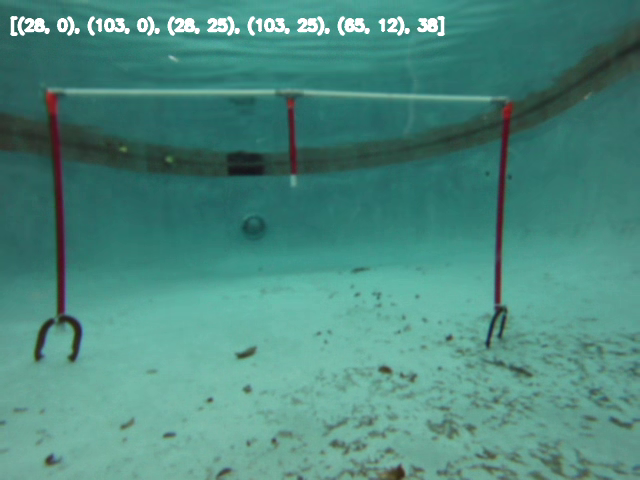
#> input picture frame 14 of GateVideos/Red2.mp4, 640 x 480 px, given in place of gateSample_03.mp4, which was not available
$ python color_selector2.py
#> lines starting #> are read from the running program, lines starting #| are printed output that depends on the picture; after the words box and inside, x2 and y2 are one past the last pixel; in counts of white or black regions, pixels touching at a corner belong together; pictures that were not available may be replaced by others from this repository, and a replacement may not be noted
#> slider 'HueLower' is set to 72
#> slider 'SatLower' is set to 51
#> slider 'ValLower' is set to 51
#> slider 'HueUpper' is set to 360
#> slider 'SatUpper' is set to 255
#> slider 'ValUpper' is set to 255
#> further down, frame is the input picture: shape (480, 640, 3); mean B, G, R 126.2, 137.6, 75.8
import cv2
import numpy as np
import argparse
import math
import time

#cap = cv2.VideoCapture(0)
cap = cv2.VideoCapture("/Users/eeshvij/Desktop/Code/OpenCV/gateSample_03.mp4")

#cap = cv2.VideoCapture(r"C:\Users\Eesh\Documents\Robotics\OpenCV\gateSample_01.mov")


def drawBox(maskFrame, frameOG):
    font = cv2.FONT_HERSHEY_SIMPLEX
    cnts = cv2.findContours(maskFrame.copy(), cv2.RETR_EXTERNAL, cv2.CHAIN_APPROX_SIMPLE)[-2]
    values = [(0, 0), (0, 0), (0, 0), (0, 0), (0, 0), 0]
    #if len(cnts) > 0:
    for i in range(len(cnts)):
        #c = max(cnts, key=cv2.contourArea)
        area = cv2.contourArea(cnts[i])
        c=cnts[i]
        # print(area)
        if(area > 300): #20
            ((x, y), radius) = cv2.minEnclosingCircle(c)
            x2, y2, w, h = cv2.boundingRect(c)
            cv2.rectangle(frameOG, (x2, y2), (x2+w, y2+h), (0, 255, 0), 2)
            #cv2.circle(frameOG, (int(x), int(y)), int(radius), (255, 255, 255), 5, 2)
            values = [(x2, y2), (x2+w, y2), (x2, y2+h), (x2+w, y2+h), (int(x), int(y)), int(radius)]
            # print(values)
        else:
            values = [(0, 0), (0, 0), (0, 0), (0, 0), (0, 0), 0]
    cv2.putText(frameOG, str(values), (10, 30), font, 0.5, (255, 255, 255), 2, cv2.LINE_AA)
    cv2.imshow("Result", frameOG)


# [28 lines of commented-out code are left out]

def nothing(val):
    return

def get_color(frame):
    #global upperH, upperS, upperV, lowerH, lowerS, lowerV

    upperH = cv2.getTrackbarPos('HueUpper','HSV Picker')
    upperS = cv2.getTrackbarPos('SatUpper','HSV Picker')
    upperV = cv2.getTrackbarPos('HueUpper','HSV Picker')

    lowerH = cv2.getTrackbarPos('HueLower','HSV Picker')
    lowerS = cv2.getTrackbarPos('SatLower','HSV Picker')
    lowerV = cv2.getTrackbarPos('ValLower','HSV Picker')

    upper = (upperH, upperS, upperV)
    lower = (lowerH, lowerS, lowerV)
    # print(upper)
    # print(lower)
    frame_new = cv2.GaussianBlur(frame, (5, 5), 0)
    # ------------------Brightness Normalization----------
    YUV = cv2.cvtColor(frame_new, cv2.COLOR_BGR2YUV)
#> YUV: shape (480, 640, 3); mean of channels 0, 1, 2 117.8, 132, 91.2
    Y, U, V = cv2.split(YUV)
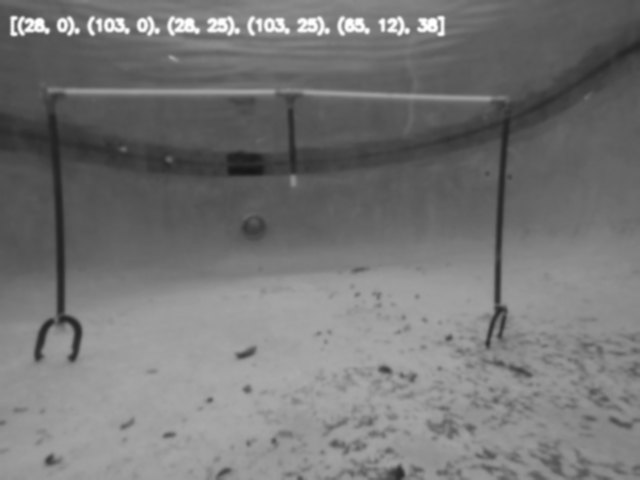
#> Y: shape (480, 640); min 22, max 255, mean 117.8
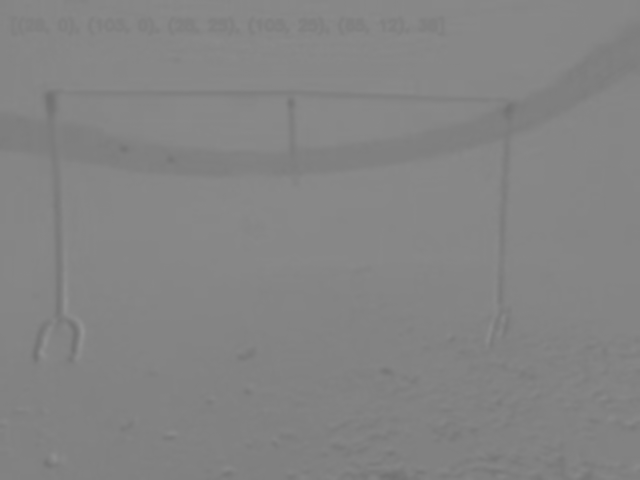
#> U: shape (480, 640); min 113, max 146, mean 132
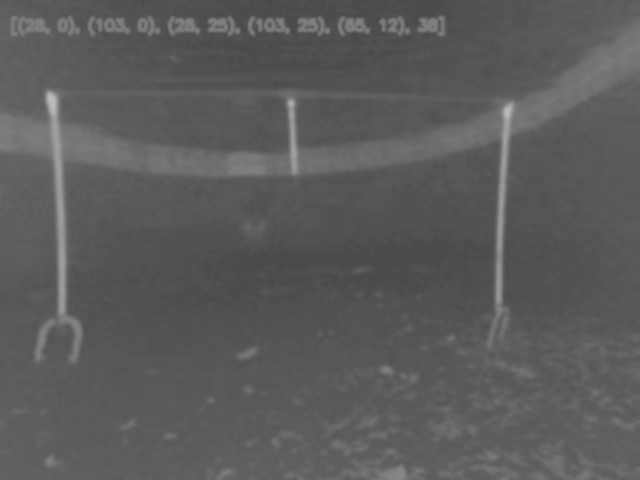
#> V: shape (480, 640); min 72, max 189, mean 91.2
    frame_new2 = cv2.equalizeHist(Y)
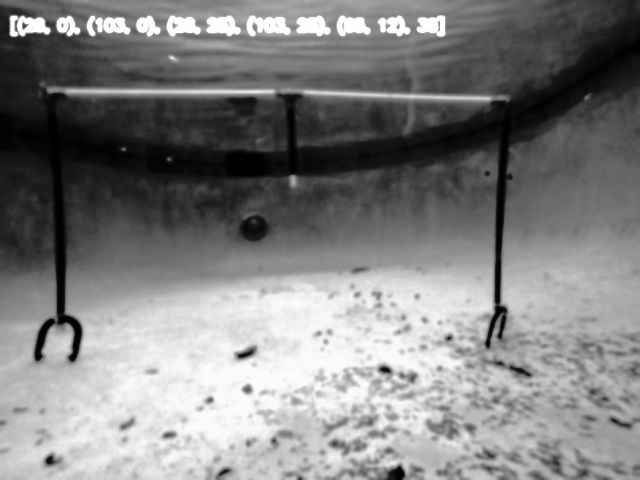
#> frame_new2: shape (480, 640); min 0, max 255, mean 128.8
    frame_new4 = cv2.merge((frame_new2, U, V))
#> frame_new4: shape (480, 640, 3); mean of channels 0, 1, 2 128.8, 132, 91.2
    frame_new3 = cv2.cvtColor(frame_new4, cv2.COLOR_YUV2BGR)
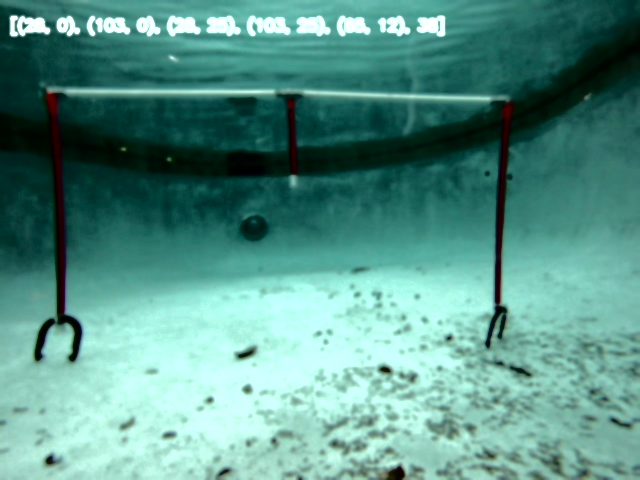
#> frame_new3: shape (480, 640, 3); mean B, G, R 136.8, 147.8, 87.9
    # --------------------
    cv2.imshow("hsv", frame_new3)
    hsv = cv2.cvtColor(frame_new, cv2.COLOR_BGR2HSV)
#> hsv: shape (480, 640, 3); mean H, S, V 84.4, 119.4, 138
    #cv2.imshow("hsv", hsv)
    colorLower = lower
    colorUpper = upper

    mask = cv2.inRange(hsv, colorLower, colorUpper)
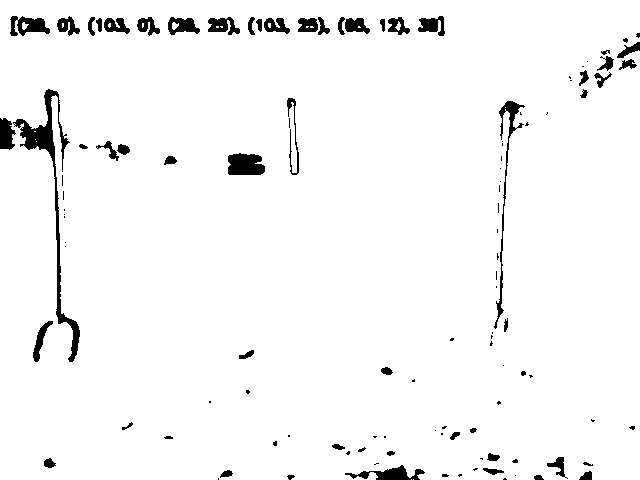
#> mask: shape (480, 640); 96.4% white; 113 black regions (57 under 20 px), largest, box (x1, y1, x2, y2) and area: (13, 89, 80, 362) 2080, (494, 101, 525, 329) 746, (228, 153, 265, 175) 695
    #mask2 = cv2.inRange(hsv, colorLower2, colorUpper2)
    mask_final = mask  # + mask2
    cv2.imshow("mask", mask_final)
    kernel = np.ones((3, 3), np.uint8)
    eroded = cv2.erode(mask_final, kernel, iterations=0)
    #dilated = cv2.dilate(mask_final, kernel, iterations=3)

    return eroded, frame_new


cv2.namedWindow("HSV Picker")
cv2.createTrackbar("HueLower", "HSV Picker", 0, 360, nothing)
cv2.createTrackbar("SatLower", "HSV Picker", 0, 255, nothing)
cv2.createTrackbar("ValLower", "HSV Picker", 0, 255, nothing)
cv2.createTrackbar("HueUpper", "HSV Picker", 0, 360, nothing)
cv2.createTrackbar("SatUpper", "HSV Picker", 0, 255, nothing)
cv2.createTrackbar("ValUpper", "HSV Picker", 0, 255, nothing)


while (True):
    ret, frame = cap.read()
    if ret == True:
        #cv2.imshow("OG", frame)
        cord = get_color(frame)
        #drawBox(cord[0], cord[1])
        time.sleep(1/60)
    else:
        cap.set(cv2.CAP_PROP_POS_FRAMES, 0)
        continue

    # -----------------
    if cv2.waitKey(1) & 0xFF == ord('q'):
#> (key q is pressed here)
        break
cap.release()
cv2.destroyAllWindows()

$ run again, starting later in the video
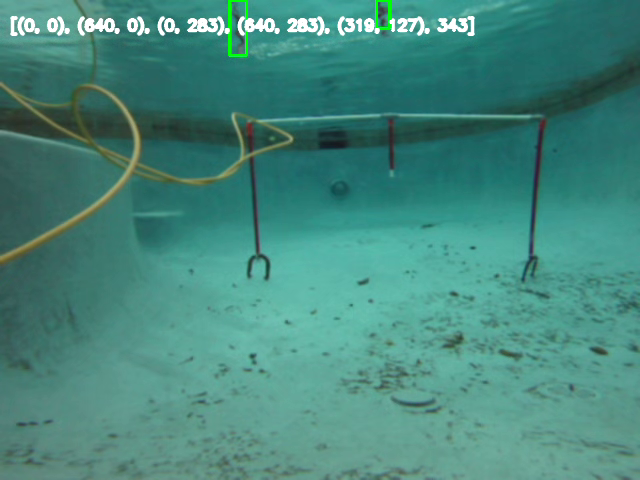
#> input picture frame 63 of GateVideos/Red2.mp4, 640 x 480 px, given in place of gateSample_03.mp4, which was not available
#> frame is the input picture: shape (480, 640, 3); mean B, G, R 125, 136.2, 69.6
#> YUV: shape (480, 640, 3); mean of channels 0, 1, 2 115, 132.7, 88.2
#> frame_new4: shape (480, 640, 3); mean of channels 0, 1, 2 129, 132.7, 88.2
#> in get_color, `frame_new3 = cv2.cvtColor(frame_new4, cv2.COLOR_YUV2BGR)`:
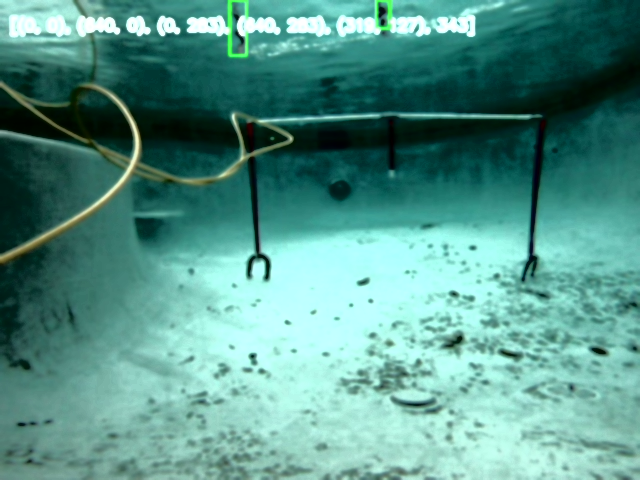
#> frame_new3: shape (480, 640, 3); mean B, G, R 138.3, 149, 86
#> hsv: shape (480, 640, 3); mean H, S, V 84.3, 128.6, 136.3
#> in get_color, `mask = cv2.inRange(hsv, colorLower, colorUpper)`:
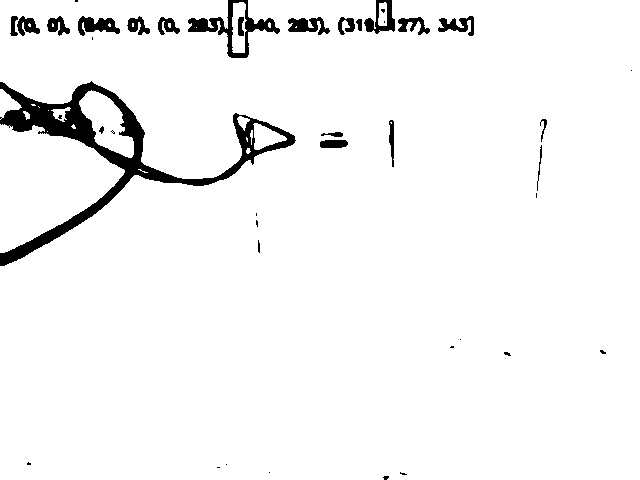
#> mask: shape (480, 640); 95.7% white; 42 black regions (20 under 20 px), largest, box (x1, y1, x2, y2) and area: (0, 81, 296, 266) 7788, (188, 0, 280, 58) 1276, (78, 16, 120, 36) 487
